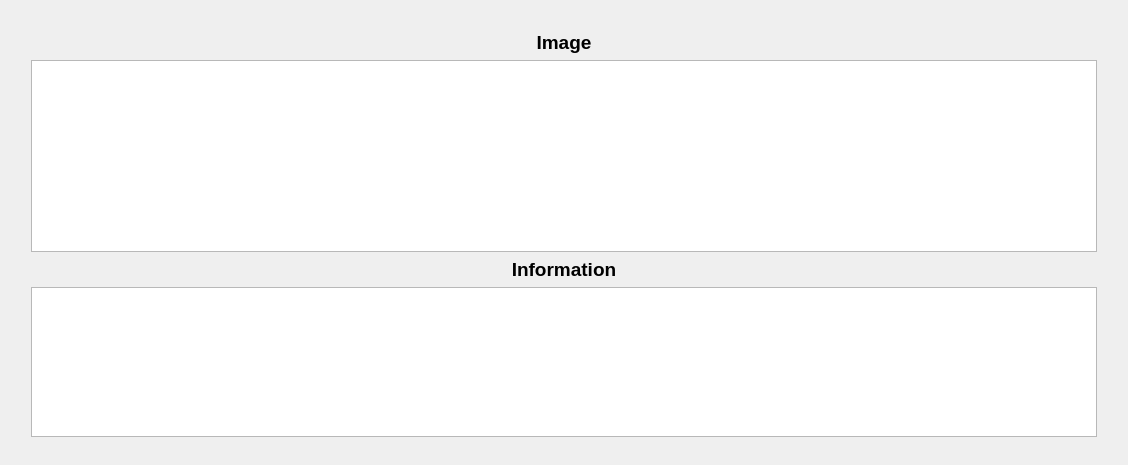
      <widget class="QWidget" name="tab_3">
       <attribute name="title">
        <string>Image Viewer</string>
       </attribute>
       <layout class="QGridLayout" name="gridLayout_2">
        <item row="1" column="0">
         <spacer name="verticalSpacer_9">
          <property name="orientation">
           <enum>Qt::Vertical</enum>
          </property>
          <property name="sizeHint" stdset="0">
           <size>
            <width>20</width>
            <height>40</height>
           </size>
          </property>
         </spacer>
        </item>
        <item row="2" column="1">
         <spacer name="horizontalSpacer">
          <property name="orientation">
           <enum>Qt::Horizontal</enum>
          </property>
          <property name="sizeType">
           <enum>QSizePolicy::Minimum</enum>
          </property>
          <property name="sizeHint" stdset="0">
           <size>
            <width>1066</width>
            <height>17</height>
           </size>
          </property>
         </spacer>
        </item>
        <item row="0" column="1">
         <spacer name="horizontalSpacer_9">
          <property name="orientation">
           <enum>Qt::Horizontal</enum>
          </property>
          <property name="sizeHint" stdset="0">
           <size>
            <width>40</width>
            <height>20</height>
           </size>
          </property>
         </spacer>
        </item>
        <item row="1" column="1">
         <layout class="QVBoxLayout" name="verticalLayout_20">
          <item>
           <layout class="QVBoxLayout" name="verticalLayout">
            <item>
             <widget class="QLabel" name="Image_label">
              <property name="font">
               <font>
                <pointsize>14</pointsize>
                <weight>75</weight>
                <bold>true</bold>
               </font>
              </property>
              <property name="text">
               <string>Image</string>
              </property>
              <property name="alignment">
               <set>Qt::AlignCenter</set>
              </property>
             </widget>
            </item>
            <item>
             <widget class="QGraphicsView" name="Image_graphicsView"/>
            </item>
           </layout>
          </item>
          <item>
           <layout class="QVBoxLayout" name="verticalLayout_2">
            <item>
             <widget class="QLabel" name="Info_label">
              <property name="font">
               <font>
                <pointsize>14</pointsize>
                <weight>75</weight>
                <bold>true</bold>
               </font>
              </property>
              <property name="text">
               <string>Information</string>
              </property>
              <property name="alignment">
               <set>Qt::AlignCenter</set>
              </property>
             </widget>
            </item>
            <item>
             <layout class="QHBoxLayout" name="horizontalLayout">
              <item>
               <widget class="QTextBrowser" name="textBrowser">
                <property name="sizePolicy">
                 <sizepolicy hsizetype="Minimum" vsizetype="Minimum">
                  <horstretch>0</horstretch>
                  <verstretch>0</verstretch>
                 </sizepolicy>
                </property>
                <property name="maximumSize">
                 <size>
                  <width>16777215</width>
                  <height>150</height>
                 </size>
                </property>
               </widget>
              </item>
             </layout>
            </item>
           </layout>
          </item>
         </layout>
        </item>
        <item row="1" column="2">
         <spacer name="verticalSpacer_10">
          <property name="orientation">
           <enum>Qt::Vertical</enum>
          </property>
          <property name="sizeHint" stdset="0">
           <size>
            <width>20</width>
            <height>40</height>
           </size>
          </property>
         </spacer>
        </item>
       </layout>
      </widget>
